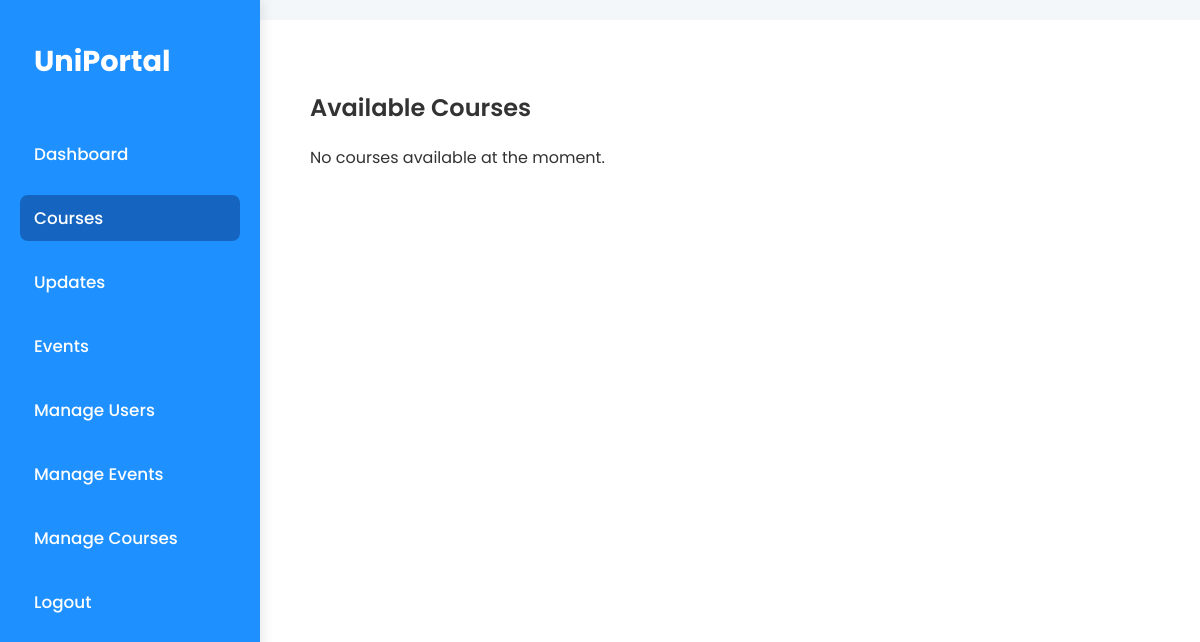
The page /courses (signed in) on the database as committed earlier.
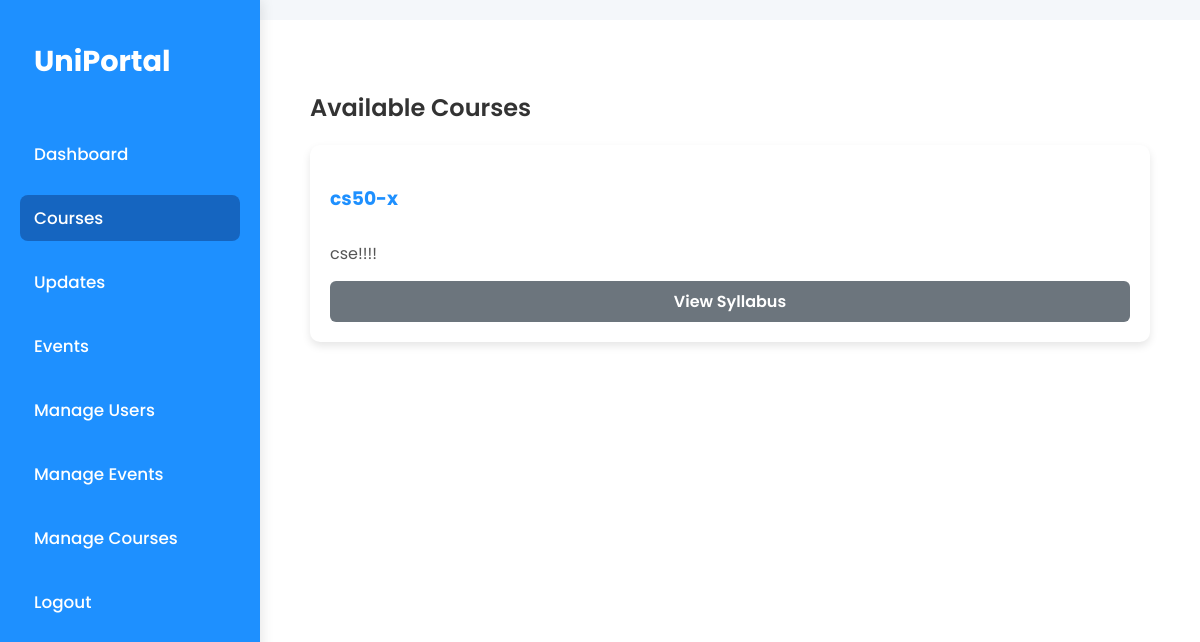
The same page on the database as committed later.
### tables this page shows
CREATE TABLE courses (
        id INTEGER PRIMARY KEY AUTOINCREMENT,
        name TEXT NOT NULL,
        code TEXT NOT NULL,
        syllabus_pdf TEXT
    );

### app.py (the view)
@app.route('/courses')
def course_list():
    conn = get_db_connection()
    courses = conn.execute('SELECT * FROM courses').fetchall()
    conn.close()
    return render_template('course_list.html', courses=courses)

### app.py (called while the page is built)
def get_db_connection():
    conn = sqlite3.connect('database.db')
    conn.row_factory = sqlite3.Row
    return conn

@app.context_processor
def inject_user_role():
    return dict(role=session.get('role'))

### templates/course_list.html
{% extends "dashboard_base.html" %}
{% block content %}
<div class="container">
  <h2 class="section-title">Available Courses</h2>
  {% if courses %}
    <div class="courses-grid">
      {% for course in courses %}
        <div class="course-card">
          <h3>{{ course.code }}</h3>
          <p>{{ course.name }}</p>
          {% if course.syllabus_pdf %}
            <a href="{{ url_for('static', filename='uploads/' ~ course.syllabus_pdf) }}" target="_blank" class="btn btn-secondary">View Syllabus</a>
          {% else %}
            <p><em>No syllabus uploaded</em></p>
          {% endif %}
        </div>
      {% endfor %}
    </div>
  {% else %}
    <p>No courses available at the moment.</p>
  {% endif %}
</div>
{% endblock %}

Rows that differ between the two databases and show on the page:
added courses: code "cs50-x", name "cse!!!!"
Other text that changed with them:
text no longer shown: "No courses available at the moment."
